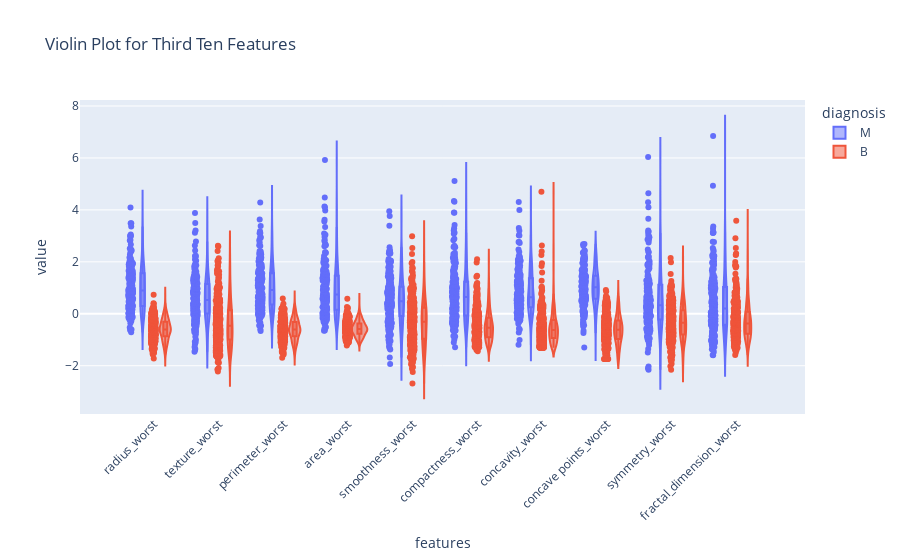

Notebook code for this chart:
### Markdown cell above
## Violin Plots for the 'worst' attributes

### Code cell
# Combine the data for the third set of ten features
data = pd.concat([y, data_n_2.iloc[:, 20:31]], axis=1)
data_melted = pd.melt(data, id_vars="diagnosis", var_name="features", value_name='value')

# Create the violin plot using Plotly
fig = px.violin(data_melted, x="features", y="value", color="diagnosis", box=True, points="all",
                title="Violin Plot for Third Ten Features")

# Rotate x-axis labels for better readability
fig.update_layout(xaxis_tickangle=-45)

# Show the plot
fig.show()

### Figure 1 — Plotly figure (JSON) as saved in the notebook; plotly's stock layout.template omitted (floating-point values rounded to 4 significant figures; data arrays with more than 128 entries replaced by an {"elided": "..."} marker saying what was removed)
{"data": [{"alignmentgroup": "True", "box": {"visible": true}, "hovertemplate": "diagnosis=M<br>features=%{x}<br>value=%{y}<extra></extra>", "legendgroup": "M", "marker": {"color": "#636efa"}, "name": "M", "offsetgroup": "M", "orientation": "v", "points": "all", "scalegroup": "True", "showlegend": true, "type": "violin", "x": {"elided": "2120 str values"}, "x0": " ", "xaxis": "x", "y": {"elided": "2120 float values"}, "y0": " ", "yaxis": "y"}, {"alignmentgroup": "True", "box": {"visible": true}, "hovertemplate": "diagnosis=B<br>features=%{x}<br>value=%{y}<extra></extra>", "legendgroup": "B", "marker": {"color": "#EF553B"}, "name": "B", "offsetgroup": "B", "orientation": "v", "points": "all", "scalegroup": "True", "showlegend": true, "type": "violin", "x": {"elided": "3570 str values"}, "x0": " ", "xaxis": "x", "y": {"elided": "3570 float values"}, "y0": " ", "yaxis": "y"}], "layout": {"legend": {"title": {"text": "diagnosis"}, "tracegroupgap": 0}, "title": {"text": "Violin Plot for Third Ten Features"}, "violinmode": "group", "xaxis": {"anchor": "y", "domain": [0, 1], "tickangle": -45, "title": {"text": "features"}}, "yaxis": {"anchor": "x", "domain": [0, 1], "title": {"text": "value"}}}}
